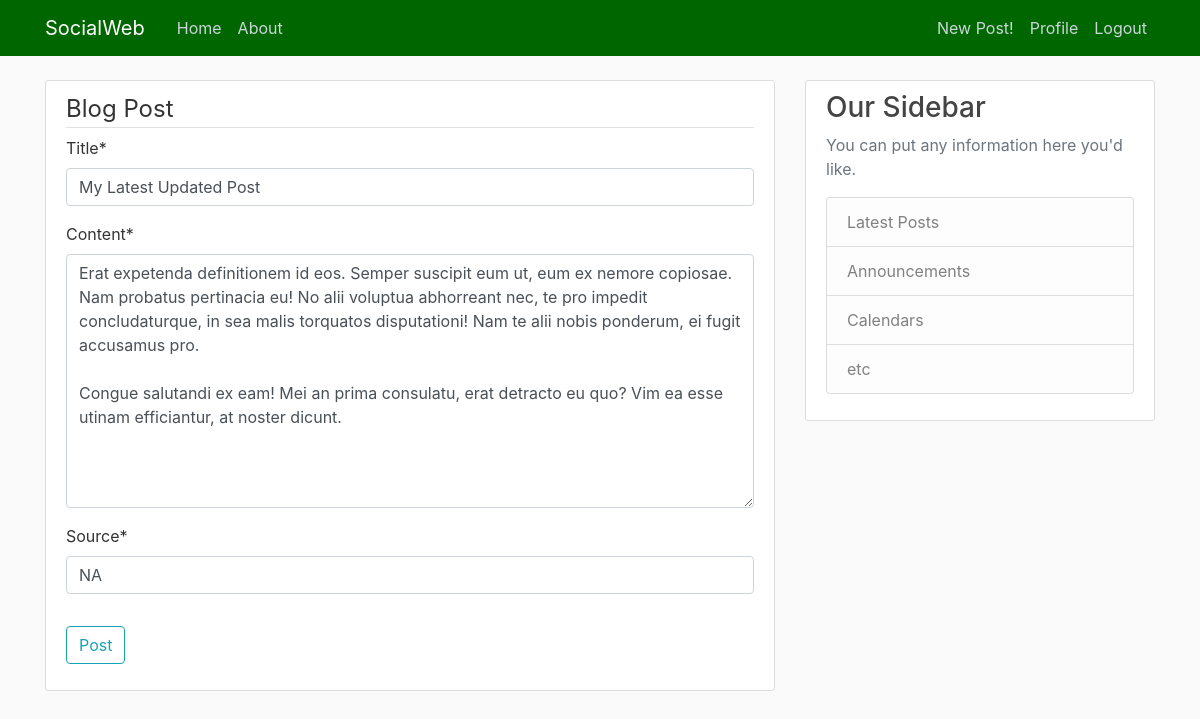
The page /post/49/update (signed in) on the database its author committed.
### blog/models.py (models this page shows, shortened)
class Post(models.Model):
    title = models.CharField(max_length=100)
    content = models.TextField()
    date_posted = models.DateTimeField(default=timezone.now)
    author = models.ForeignKey(User, on_delete=models.CASCADE)
    source = models.CharField(max_length=200, default="NA")

### blog/views.py (the view, shortened to what this page needs)
# urls.py: path("post/<int:pk>/update", PostUpdateView.as_view(), name="post-update"),
class PostUpdateView(LoginRequiredMixin, UserPassesTestMixin, UpdateView):
    model = Post
    fields = ['title', 'content', 'source']
    def test_func(self):
        post = self.get_object()
        if self.request.user == post.author:
            return True
        return False

### blog/templates/blog/post_form.html (shortened to what this page needs)
{% extends "blog/base.html" %}
{% load crispy_forms_tags %}
{% block content %}
    <div class="content-section">
        <form method="POST">
            <fieldset class="form-group">
                <legend class="border-bottom mb -4">Blog Post</legend>
                {{ form|crispy }}
            </fieldset>
            <div class="form-group">
                <button class="btn btn-outline-info" type="submit">Post</button>
            </div>
        </form>
    </div>
{% endblock content %}

### blog/static/blog/main.css (style rules this page uses)
body { background: #fafafa; color: #333333; margin-top: 5rem; }
.content-section { background: #ffffff; padding: 10px 20px; border: 1px solid #dddddd; border-radius: 3px; margin-bottom: 20px; }

### rows shown on the page
Post: title "My Latest Updated Post", content "Erat expetenda definitionem id eos. Semper suscipit eum ut, eum ex nemore copiosae. Nam probatus pertinacia eu! No alii voluptua abhorreant nec, te pro impedit concludaturque, in sea malis torquatos disputationi! Nam te alii nobis ponderum, ei fugit accusamus pro. Congue salutandi ex eam! Mei an prima consulatu, erat detracto eu quo? Vim ea esse utinam efficiantur, at noster dicunt.", source "NA"
